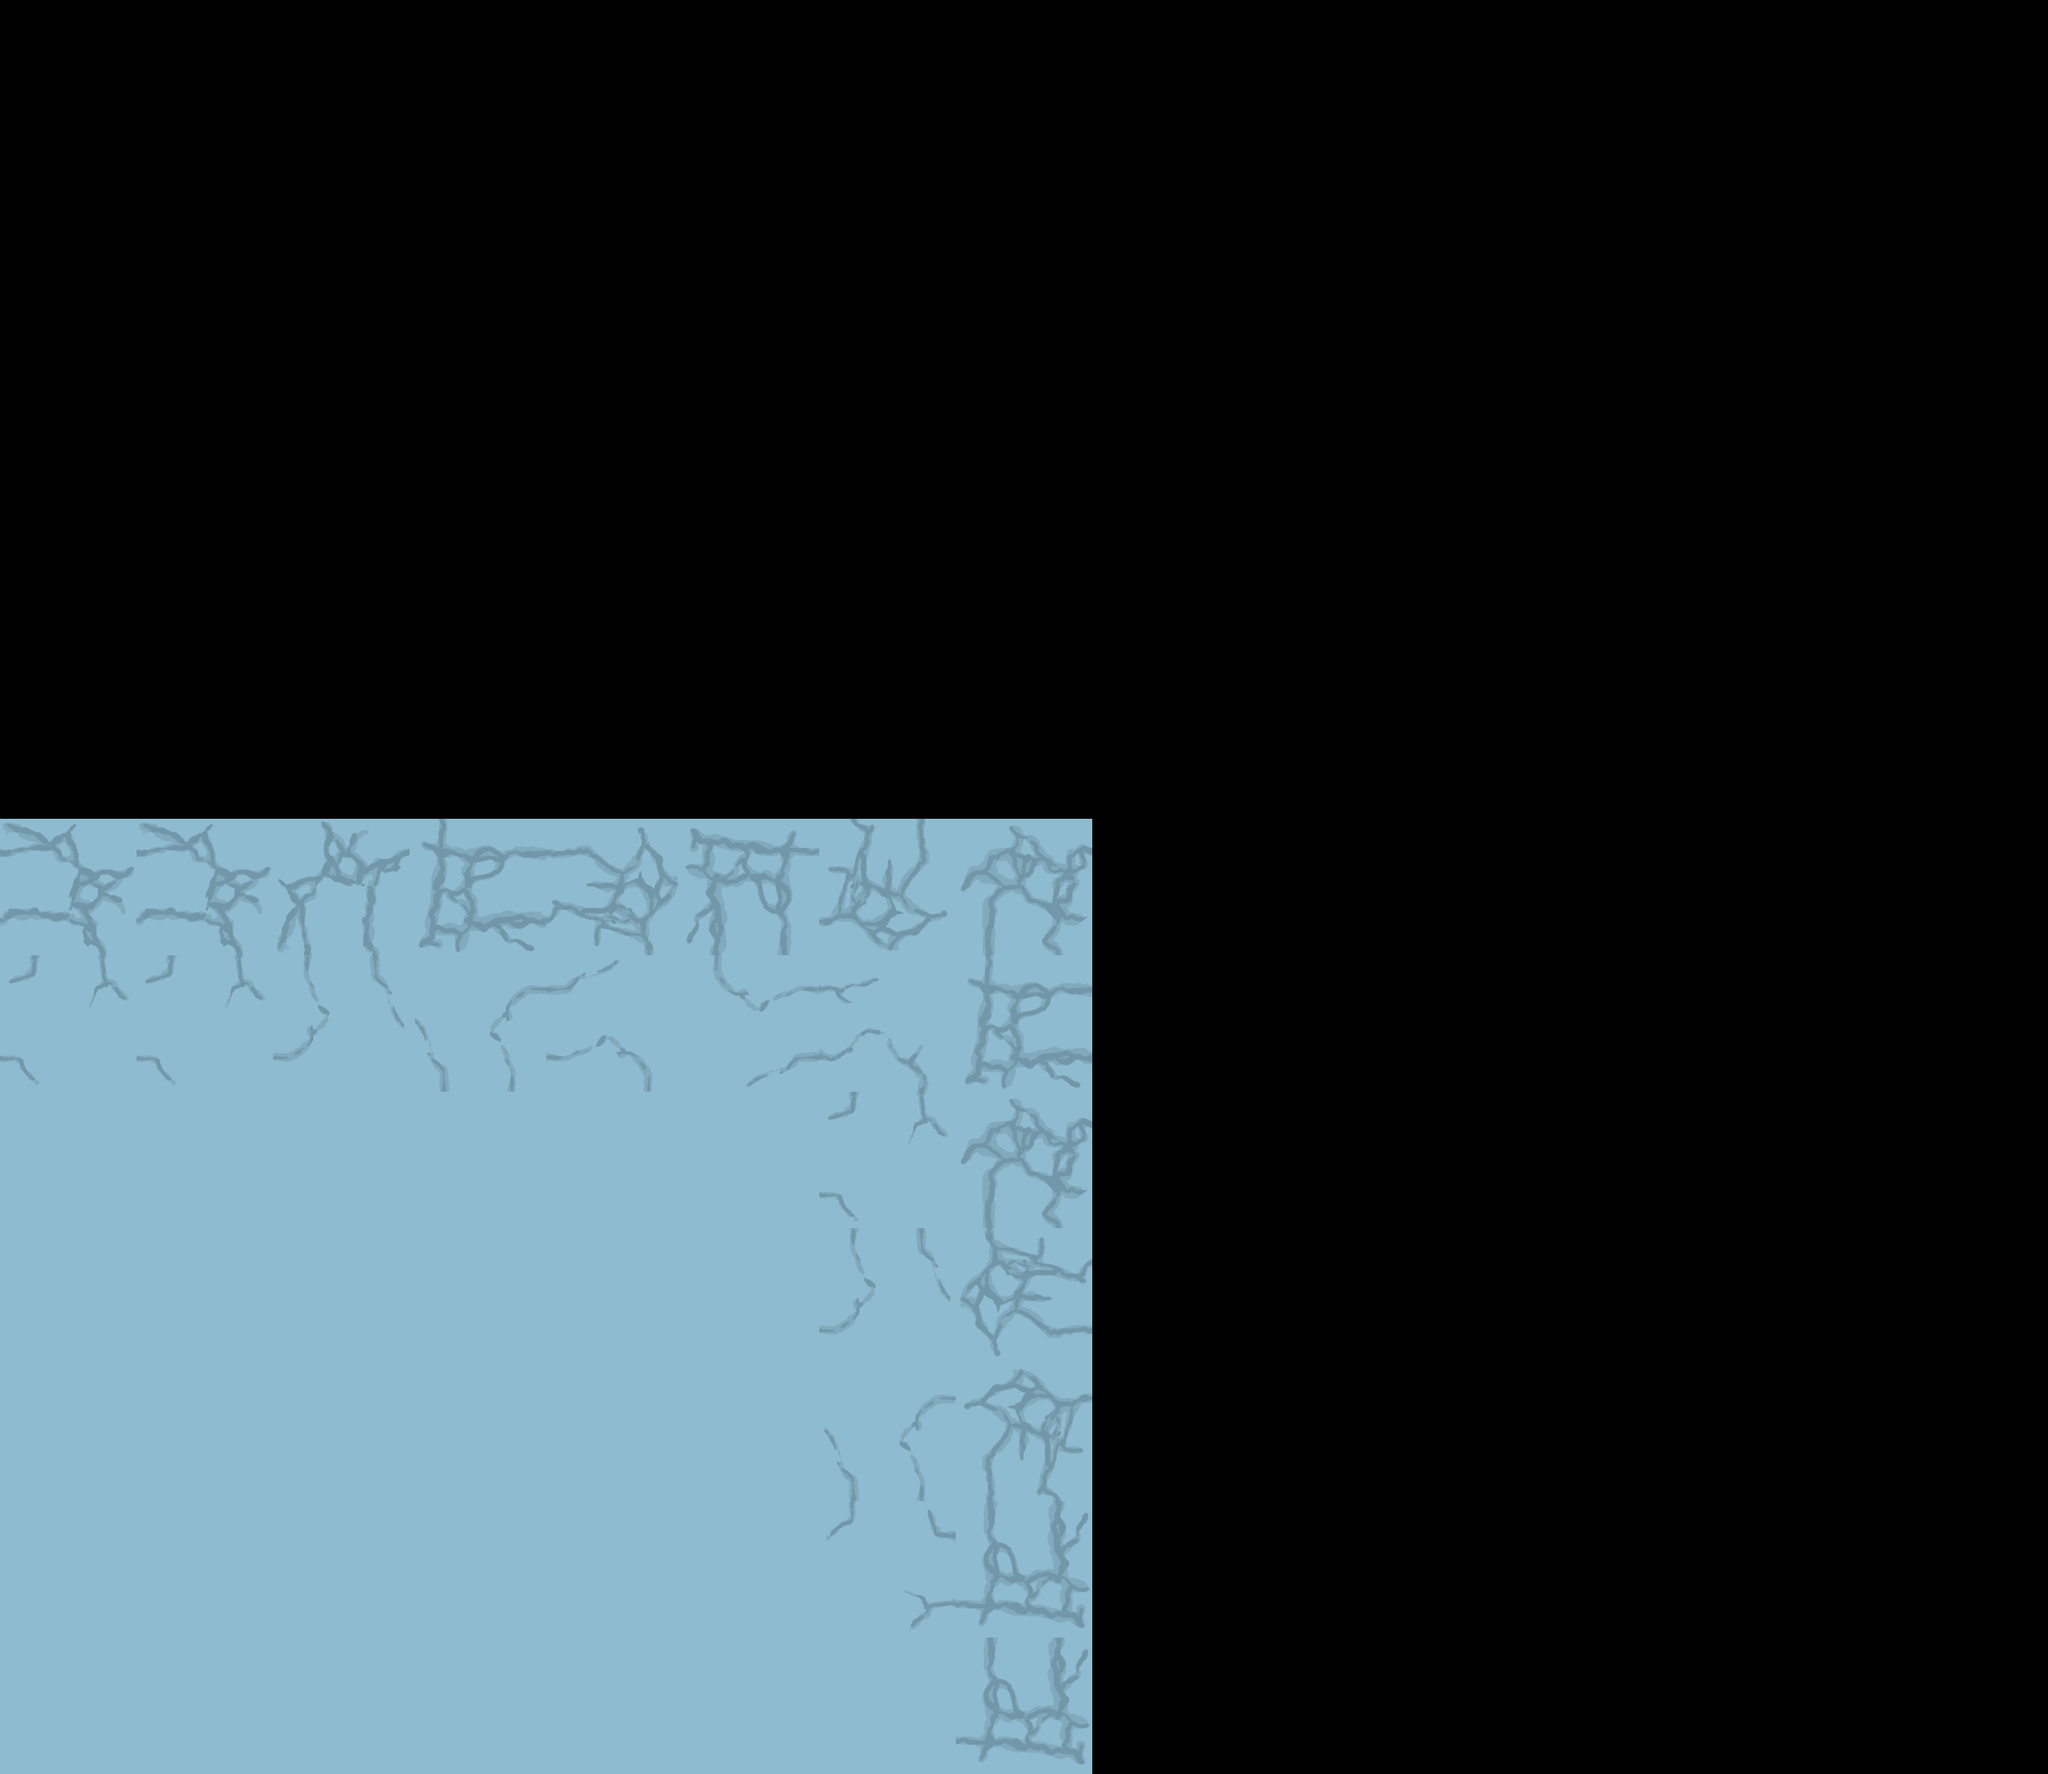

Rendered tile map (Tiled .tmx) drawn with the repository's tilesets; below, a short description and the map source with its tile grids summarised:
An orthogonal 15x13 tile map with 200x200 px tiles, 1 tile layer (Calque de Tile 1).

<map version="1.0" orientation="orthogonal" renderorder="right-down" width="15" height="13" tilewidth="200" tileheight="200" nextobjectid="1">
 <tileset firstgid="1" name="Gonfli" tilewidth="200" tileheight="200" tilecount="20">
  <tile id="0">
   <image width="200" height="200" source="../../Sprites/Back-Grass1.png" />
  </tile>
  <tile id="1">
   <image width="200" height="200" source="../../Sprites/Back-Grass2.png" />
  </tile>
  <tile id="2">
   <image width="200" height="200" source="../../Sprites/Back-Grass3.png" />
  </tile>
  <tile id="3">
   <image width="200" height="200" source="../../Sprites/Back-Grass4.png" />
  </tile>
  <tile id="4">
   <image width="200" height="200" source="../../Sprites/Back-Grass5.png" />
  </tile>
  <tile id="5">
   <image width="200" height="200" source="../../Sprites/FrontGrass1.png" />
  </tile>
  <tile id="6">
   <image width="200" height="200" source="../../Sprites/FrontGrass2.png" />
  </tile>
  <tile id="7">
   <image width="200" height="200" source="../../Sprites/FrontGrass3.png" />
  </tile>
  <tile id="8">
   <image width="200" height="200" source="../../Sprites/Ground-Blocks1.png" />
  </tile>
  <tile id="9">
   <image width="200" height="200" source="../../Sprites/Ground-Blocks2.png" />
  </tile>
  <tile id="10">
   <image width="200" height="200" source="../../Sprites/Ground-Blocks3.png" />
  </tile>
  <tile id="11">
   <image width="200" height="200" source="../../Sprites/Ground-Blocks4.png" />
  </tile>
  <tile id="12">
   <image width="200" height="200" source="../../Sprites/Ground-Blocks-Empty.png" />
  </tile>
  <tile id="13">
   <image width="200" height="200" source="../../Sprites/Ground-Blocks-Soft1.png" />
  </tile>
  <tile id="14">
   <image width="200" height="200" source="../../Sprites/Ground-Blocks-Soft2.png" />
  </tile>
  <tile id="15">
   <image width="200" height="200" source="../../Sprites/Ground-Blocks-Soft3.png" />
  </tile>
  <tile id="16">
   <image width="200" height="200" source="../../Sprites/Pic1.png" />
  </tile>
  <tile id="17">
   <image width="200" height="200" source="../../Sprites/Pic2.png" />
  </tile>
  <tile id="18">
   <image width="200" height="200" source="../../Sprites/Pic3.png" />
  </tile>
  <tile id="19">
   <image width="200" height="200" source="../../Sprites/Pic4.png" />
  </tile>
 </tileset>
 <layer name="Calque de Tile 1" width="15" height="13">
  <data>[195 cells, 56 non-empty, 8 distinct tile ids]</data>
 </layer>
</map>
